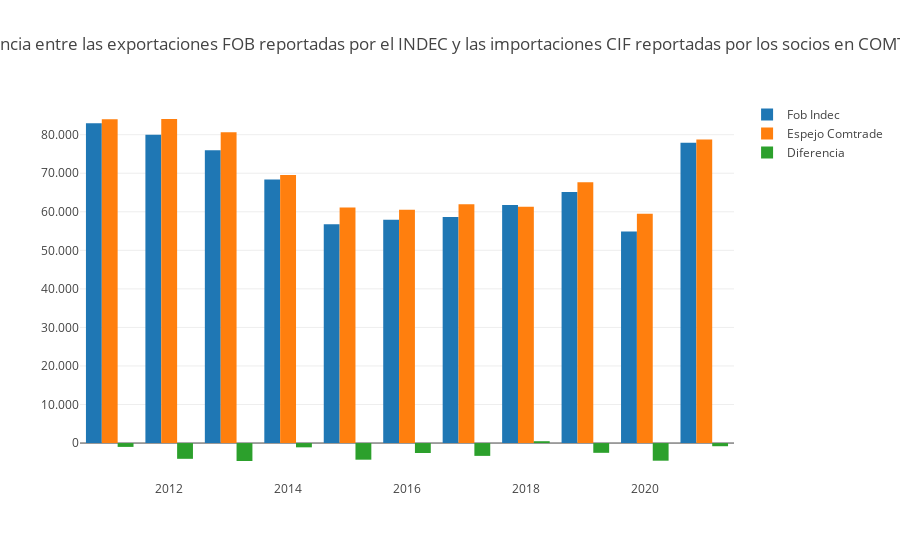

Notebook code cell kept with this figure:
### Code cell
analisis.plot_diferencia_espejo(bilateral)

### Figure 1 — Plotly figure (JSON) as saved in the notebook; plotly's stock layout.template omitted (floating-point values rounded to 4 significant figures)
{"data": [{"name": "Fob Indec", "type": "bar", "x": ["2011", "2012", "2013", "2014", "2015", "2016", "2017", "2018", "2019", "2020", "2021"], "y": [82980.0, 79980.0, 75960.0, 68400.0, 56780.0, 57910.0, 58640.0, 61780.0, 65120.0, 54880.0, 77930.0]}, {"name": "Espejo Comtrade", "type": "bar", "x": ["2011", "2012", "2013", "2014", "2015", "2016", "2017", "2018", "2019", "2020", "2021"], "y": [83980.0, 84070.0, 80620.0, 69510.0, 61100.0, 60500.0, 61970.0, 61300.0, 67650.0, 59460.0, 78750.0]}, {"name": "Diferencia", "type": "bar", "x": ["2011", "2012", "2013", "2014", "2015", "2016", "2017", "2018", "2019", "2020", "2021"], "y": [-996.0, -4087.0, -4655.0, -1109.0, -4314.0, -2587.0, -3326.0, 476.9, -2532.0, -4576.0, -819.8]}], "layout": {"separators": ",.", "title": {"text": "Diferencia entre las exportaciones FOB reportadas por el INDEC y las importaciones CIF reportadas por los socios en COMTRADE"}, "yaxis": {"tickformat": ","}}}
